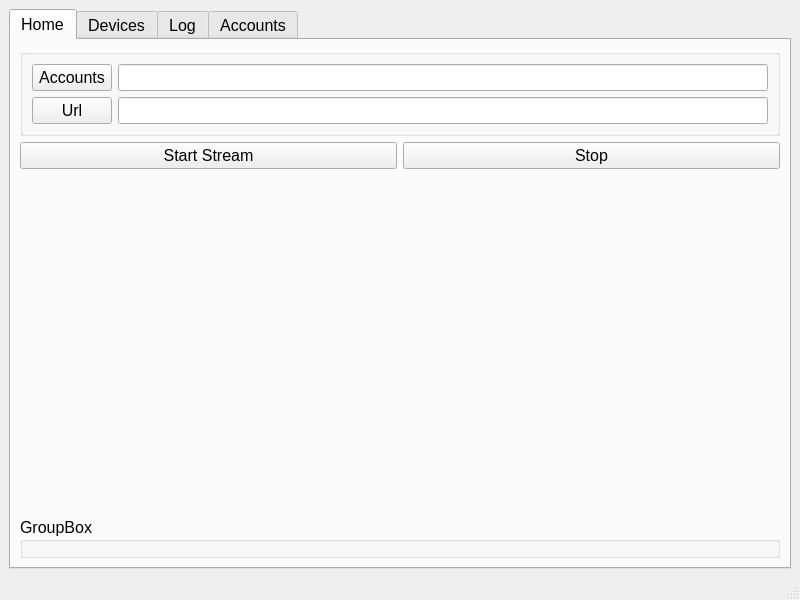
<?xml version="1.0" encoding="UTF-8"?>
<ui version="4.0">
 <class>MainWindow</class>
 <widget class="QMainWindow" name="MainWindow">
  <property name="geometry">
   <rect>
    <x>0</x>
    <y>0</y>
    <width>800</width>
    <height>600</height>
   </rect>
  </property>
  <property name="windowTitle">
   <string>iHeart Streaming Bot</string>
  </property>
  <widget class="QWidget" name="centralwidget">
   <layout class="QHBoxLayout" name="horizontalLayout">
    <item>
     <widget class="QTabWidget" name="tabWidget">
      <property name="font">
       <font>
        <pointsize>12</pointsize>
       </font>
      </property>
      <property name="currentIndex">
       <number>0</number>
      </property>
      <widget class="QWidget" name="tab_3">
       <attribute name="title">
        <string>Home</string>
       </attribute>
       <layout class="QGridLayout" name="gridLayout">
        <item row="1" column="1">
         <widget class="QPushButton" name="pb_stopstream">
          <property name="text">
           <string>Stop</string>
          </property>
         </widget>
        </item>
        <item row="1" column="0">
         <widget class="QPushButton" name="pb_startstream">
          <property name="text">
           <string>Start Stream</string>
          </property>
         </widget>
        </item>
        <item row="0" column="0" colspan="2">
         <widget class="QGroupBox" name="gb_startstream">
          <property name="title">
           <string/>
          </property>
          <layout class="QFormLayout" name="formLayout">
           <item row="0" column="0">
            <widget class="QPushButton" name="pb_uploadaccounts">
             <property name="text">
              <string>Accounts</string>
             </property>
            </widget>
           </item>
           <item row="0" column="1">
            <widget class="QLineEdit" name="le_accounts"/>
           </item>
           <item row="1" column="0">
            <widget class="QPushButton" name="pb_uploadurl">
             <property name="text">
              <string>Url</string>
             </property>
            </widget>
           </item>
           <item row="1" column="1">
            <widget class="QLineEdit" name="le_url"/>
           </item>
          </layout>
         </widget>
        </item>
        <item row="3" column="0" colspan="2">
         <widget class="QGroupBox" name="groupBox_2">
          <property name="title">
           <string>GroupBox</string>
          </property>
         </widget>
        </item>
        <item row="2" column="0">
         <spacer name="verticalSpacer">
          <property name="orientation">
           <enum>Qt::Orientation::Vertical</enum>
          </property>
          <property name="sizeHint" stdset="0">
           <size>
            <width>20</width>
            <height>40</height>
           </size>
          </property>
         </spacer>
        </item>
       </layout>
      </widget>
      <widget class="QWidget" name="tab_4">
       <attribute name="title">
        <string>Devices</string>
       </attribute>
       <layout class="QVBoxLayout" name="verticalLayout">
        <item>
         <widget class="QListWidget" name="lw_devices"/>
        </item>
        <item>
         <widget class="QPushButton" name="pb_refreshdevices">
          <property name="text">
           <string>Refresh</string>
          </property>
         </widget>
        </item>
       </layout>
      </widget>
      <widget class="QWidget" name="tab_6">
       <attribute name="title">
        <string>Log</string>
       </attribute>
       <layout class="QHBoxLayout" name="horizontalLayout_2">
        <item>
         <widget class="QTextEdit" name="te_log">
          <property name="enabled">
           <bool>true</bool>
          </property>
          <property name="readOnly">
           <bool>true</bool>
          </property>
         </widget>
        </item>
       </layout>
      </widget>
      <widget class="QWidget" name="tab_5">
       <attribute name="title">
        <string>Accounts</string>
       </attribute>
      </widget>
     </widget>
    </item>
   </layout>
  </widget>
  <widget class="QStatusBar" name="statusbar"/>
  <widget class="QMenuBar" name="menubar">
   <property name="geometry">
    <rect>
     <x>0</x>
     <y>0</y>
     <width>800</width>
     <height>22</height>
    </rect>
   </property>
  </widget>
  <action name="actionQuit">
   <property name="text">
    <string>Quit</string>
   </property>
   <property name="font">
    <font>
     <pointsize>12</pointsize>
    </font>
   </property>
  </action>
 </widget>
 <tabstops>
  <tabstop>tabWidget</tabstop>
  <tabstop>pb_uploadaccounts</tabstop>
  <tabstop>pb_uploadurl</tabstop>
  <tabstop>le_accounts</tabstop>
  <tabstop>le_url</tabstop>
  <tabstop>pb_startstream</tabstop>
  <tabstop>pb_stopstream</tabstop>
  <tabstop>lw_devices</tabstop>
  <tabstop>pb_refreshdevices</tabstop>
  <tabstop>te_log</tabstop>
 </tabstops>
 <resources/>
 <connections/>
</ui>
